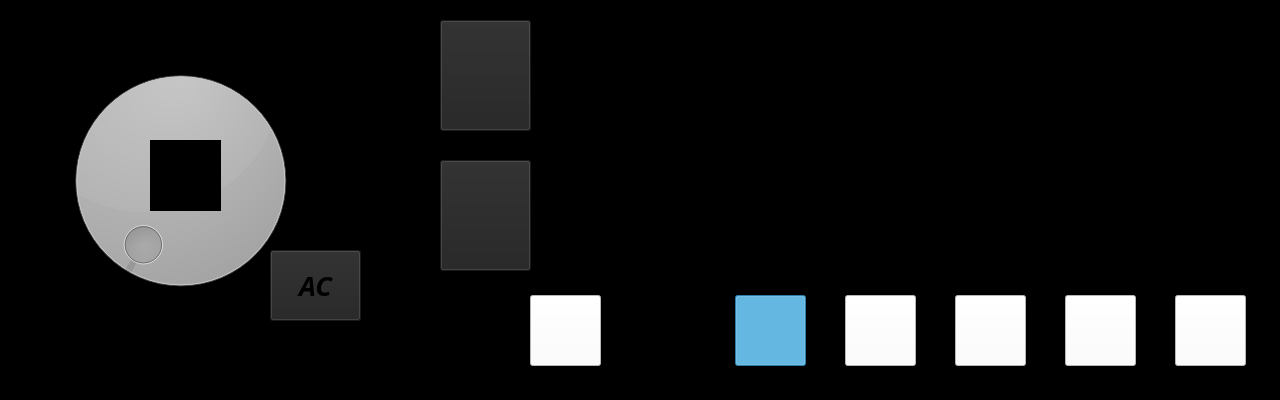
<?xml version="1.0" encoding="UTF-8"?>
<ui version="4.0">
 <class>MainWindow</class>
 <widget class="QMainWindow" name="MainWindow">
  <property name="geometry">
   <rect>
    <x>0</x>
    <y>0</y>
    <width>1280</width>
    <height>400</height>
   </rect>
  </property>
  <property name="windowTitle">
   <string>MainWindow</string>
  </property>
  <property name="styleSheet">
   <string notr="true">background-color: rgb(0, 0, 0);</string>
  </property>
  <widget class="QWidget" name="centralwidget">
   <widget class="QDial" name="temp">
    <property name="geometry">
     <rect>
      <x>40</x>
      <y>50</y>
      <width>281</width>
      <height>261</height>
     </rect>
    </property>
    <property name="cursor">
     <cursorShape>BusyCursor</cursorShape>
    </property>
    <property name="styleSheet">
     <string notr="true"/>
    </property>
    <property name="minimum">
     <number>60</number>
    </property>
    <property name="maximum">
     <number>90</number>
    </property>
    <property name="singleStep">
     <number>1</number>
    </property>
    <property name="pageStep">
     <number>10</number>
    </property>
    <property name="value">
     <number>60</number>
    </property>
    <property name="tracking">
     <bool>false</bool>
    </property>
    <property name="invertedAppearance">
     <bool>false</bool>
    </property>
    <property name="invertedControls">
     <bool>false</bool>
    </property>
   </widget>
   <widget class="QLabel" name="insideTemp">
    <property name="geometry">
     <rect>
      <x>150</x>
      <y>140</y>
      <width>71</width>
      <height>71</height>
     </rect>
    </property>
    <property name="font">
     <font>
      <pointsize>35</pointsize>
      <weight>75</weight>
      <italic>true</italic>
      <bold>true</bold>
     </font>
    </property>
    <property name="text">
     <string>60</string>
    </property>
   </widget>
   <widget class="QPushButton" name="ac">
    <property name="geometry">
     <rect>
      <x>270</x>
      <y>250</y>
      <width>91</width>
      <height>71</height>
     </rect>
    </property>
    <property name="font">
     <font>
      <family>Montserrat ExtraBold</family>
      <pointsize>20</pointsize>
      <weight>75</weight>
      <italic>true</italic>
      <bold>true</bold>
     </font>
    </property>
    <property name="autoFillBackground">
     <bool>false</bool>
    </property>
    <property name="styleSheet">
     <string notr="true">QPushButton:checked {
	background-color: green
}
QPushButton {
	background-color: rgb(35,35,35)
}</string>
    </property>
    <property name="text">
     <string>AC</string>
    </property>
    <property name="checkable">
     <bool>true</bool>
    </property>
    <property name="checked">
     <bool>false</bool>
    </property>
    <property name="default">
     <bool>false</bool>
    </property>
    <property name="flat">
     <bool>false</bool>
    </property>
   </widget>
   <widget class="QPushButton" name="up">
    <property name="geometry">
     <rect>
      <x>440</x>
      <y>20</y>
      <width>91</width>
      <height>111</height>
     </rect>
    </property>
    <property name="autoFillBackground">
     <bool>false</bool>
    </property>
    <property name="styleSheet">
     <string notr="true">background-color: rgb(35, 35, 35);</string>
    </property>
    <property name="text">
     <string/>
    </property>
    <property name="icon">
     <iconset>
      <normaloff>../../home/pi/up.png</normaloff>../../home/pi/up.png</iconset>
    </property>
    <property name="iconSize">
     <size>
      <width>40</width>
      <height>40</height>
     </size>
    </property>
   </widget>
   <widget class="QPushButton" name="down">
    <property name="geometry">
     <rect>
      <x>440</x>
      <y>160</y>
      <width>91</width>
      <height>111</height>
     </rect>
    </property>
    <property name="autoFillBackground">
     <bool>false</bool>
    </property>
    <property name="styleSheet">
     <string notr="true">background-color: rgb(35, 35, 35);</string>
    </property>
    <property name="text">
     <string/>
    </property>
    <property name="icon">
     <iconset>
      <normaloff>../../home/pi/down.png</normaloff>../../home/pi/down.png</iconset>
    </property>
    <property name="iconSize">
     <size>
      <width>40</width>
      <height>40</height>
     </size>
    </property>
   </widget>
   <widget class="QFrame" name="f3">
    <property name="geometry">
     <rect>
      <x>550</x>
      <y>20</y>
      <width>211</width>
      <height>31</height>
     </rect>
    </property>
    <property name="autoFillBackground">
     <bool>false</bool>
    </property>
    <property name="styleSheet">
     <string notr="true"/>
    </property>
    <property name="frameShape">
     <enum>QFrame::StyledPanel</enum>
    </property>
    <property name="frameShadow">
     <enum>QFrame::Raised</enum>
    </property>
   </widget>
   <widget class="QFrame" name="f2">
    <property name="geometry">
     <rect>
      <x>550</x>
      <y>80</y>
      <width>161</width>
      <height>31</height>
     </rect>
    </property>
    <property name="autoFillBackground">
     <bool>false</bool>
    </property>
    <property name="styleSheet">
     <string notr="true"/>
    </property>
    <property name="frameShape">
     <enum>QFrame::StyledPanel</enum>
    </property>
    <property name="frameShadow">
     <enum>QFrame::Raised</enum>
    </property>
   </widget>
   <widget class="QFrame" name="f1">
    <property name="geometry">
     <rect>
      <x>550</x>
      <y>160</y>
      <width>111</width>
      <height>31</height>
     </rect>
    </property>
    <property name="autoFillBackground">
     <bool>false</bool>
    </property>
    <property name="styleSheet">
     <string notr="true"/>
    </property>
    <property name="frameShape">
     <enum>QFrame::StyledPanel</enum>
    </property>
    <property name="frameShadow">
     <enum>QFrame::Raised</enum>
    </property>
   </widget>
   <widget class="QFrame" name="f0">
    <property name="geometry">
     <rect>
      <x>550</x>
      <y>220</y>
      <width>61</width>
      <height>31</height>
     </rect>
    </property>
    <property name="autoFillBackground">
     <bool>false</bool>
    </property>
    <property name="styleSheet">
     <string notr="true"/>
    </property>
    <property name="frameShape">
     <enum>QFrame::StyledPanel</enum>
    </property>
    <property name="frameShadow">
     <enum>QFrame::Raised</enum>
    </property>
   </widget>
   <widget class="QPushButton" name="deff">
    <property name="geometry">
     <rect>
      <x>1175</x>
      <y>295</y>
      <width>71</width>
      <height>71</height>
     </rect>
    </property>
    <property name="styleSheet">
     <string notr="true">QPushButton:checked {
	background-color: rgb(61, 174, 233)
}
QPushButton {
	background-color: white
}</string>
    </property>
    <property name="text">
     <string/>
    </property>
    <property name="icon">
     <iconset>
      <normaloff>../../home/pi/def.png</normaloff>../../home/pi/def.png</iconset>
    </property>
    <property name="iconSize">
     <size>
      <width>30</width>
      <height>30</height>
     </size>
    </property>
    <property name="checkable">
     <bool>true</bool>
    </property>
    <property name="checked">
     <bool>false</bool>
    </property>
    <property name="autoExclusive">
     <bool>false</bool>
    </property>
    <property name="flat">
     <bool>false</bool>
    </property>
   </widget>
   <widget class="QLabel" name="TRL">
    <property name="geometry">
     <rect>
      <x>1040</x>
      <y>215</y>
      <width>91</width>
      <height>31</height>
     </rect>
    </property>
    <property name="font">
     <font>
      <pointsize>18</pointsize>
      <weight>50</weight>
      <italic>true</italic>
      <bold>false</bold>
     </font>
    </property>
    <property name="text">
     <string>INSIDE:</string>
    </property>
   </widget>
   <widget class="QPushButton" name="def_feet">
    <property name="geometry">
     <rect>
      <x>1065</x>
      <y>295</y>
      <width>71</width>
      <height>71</height>
     </rect>
    </property>
    <property name="styleSheet">
     <string notr="true">QPushButton:checked {
	background-color: rgb(61, 174, 233)
}
QPushButton {
	background-color: white
}</string>
    </property>
    <property name="text">
     <string/>
    </property>
    <property name="icon">
     <iconset>
      <normaloff>../../home/pi/feetdef.png</normaloff>../../home/pi/feetdef.png</iconset>
    </property>
    <property name="iconSize">
     <size>
      <width>30</width>
      <height>30</height>
     </size>
    </property>
    <property name="checkable">
     <bool>true</bool>
    </property>
    <property name="checked">
     <bool>false</bool>
    </property>
    <property name="flat">
     <bool>false</bool>
    </property>
   </widget>
   <widget class="QLabel" name="T2">
    <property name="geometry">
     <rect>
      <x>1170</x>
      <y>250</y>
      <width>91</width>
      <height>21</height>
     </rect>
    </property>
    <property name="font">
     <font>
      <pointsize>18</pointsize>
      <weight>50</weight>
      <italic>true</italic>
      <bold>false</bold>
     </font>
    </property>
    <property name="text">
     <string>60</string>
    </property>
   </widget>
   <widget class="QPushButton" name="both">
    <property name="geometry">
     <rect>
      <x>955</x>
      <y>295</y>
      <width>71</width>
      <height>71</height>
     </rect>
    </property>
    <property name="styleSheet">
     <string notr="true">QPushButton:checked {
	background-color: rgb(61, 174, 233)
}
QPushButton {
	background-color: white
}</string>
    </property>
    <property name="text">
     <string/>
    </property>
    <property name="icon">
     <iconset>
      <normaloff>../../home/pi/feet.png</normaloff>../../home/pi/feet.png</iconset>
    </property>
    <property name="iconSize">
     <size>
      <width>30</width>
      <height>30</height>
     </size>
    </property>
    <property name="checkable">
     <bool>true</bool>
    </property>
    <property name="checked">
     <bool>false</bool>
    </property>
    <property name="flat">
     <bool>false</bool>
    </property>
   </widget>
   <widget class="QPushButton" name="circ">
    <property name="geometry">
     <rect>
      <x>530</x>
      <y>295</y>
      <width>71</width>
      <height>71</height>
     </rect>
    </property>
    <property name="styleSheet">
     <string notr="true">background-color: rgb(255, 255, 255);</string>
    </property>
    <property name="text">
     <string/>
    </property>
    <property name="icon">
     <iconset>
      <normaloff>../../home/pi/circulation.png</normaloff>../../home/pi/circulation.png</iconset>
    </property>
    <property name="iconSize">
     <size>
      <width>30</width>
      <height>30</height>
     </size>
    </property>
    <property name="checkable">
     <bool>true</bool>
    </property>
    <property name="checked">
     <bool>false</bool>
    </property>
    <property name="flat">
     <bool>false</bool>
    </property>
   </widget>
   <widget class="QPushButton" name="feet">
    <property name="geometry">
     <rect>
      <x>845</x>
      <y>295</y>
      <width>71</width>
      <height>71</height>
     </rect>
    </property>
    <property name="styleSheet">
     <string notr="true">QPushButton:checked {
	background-color: rgb(61, 174, 233)
}
QPushButton {
	background-color: white
}</string>
    </property>
    <property name="text">
     <string/>
    </property>
    <property name="icon">
     <iconset>
      <normaloff>../../home/pi/both.png</normaloff>../../home/pi/both.png</iconset>
    </property>
    <property name="iconSize">
     <size>
      <width>30</width>
      <height>30</height>
     </size>
    </property>
    <property name="checkable">
     <bool>true</bool>
    </property>
    <property name="checked">
     <bool>false</bool>
    </property>
    <property name="flat">
     <bool>false</bool>
    </property>
   </widget>
   <widget class="QPushButton" name="head">
    <property name="geometry">
     <rect>
      <x>735</x>
      <y>295</y>
      <width>71</width>
      <height>71</height>
     </rect>
    </property>
    <property name="autoFillBackground">
     <bool>false</bool>
    </property>
    <property name="styleSheet">
     <string notr="true">QPushButton:checked {
	background-color: rgb(61, 174, 233)
}
QPushButton {
	background-color: white
}</string>
    </property>
    <property name="text">
     <string/>
    </property>
    <property name="icon">
     <iconset>
      <normaloff>../../home/pi/upper.png</normaloff>../../home/pi/upper.png</iconset>
    </property>
    <property name="iconSize">
     <size>
      <width>30</width>
      <height>30</height>
     </size>
    </property>
    <property name="checkable">
     <bool>true</bool>
    </property>
    <property name="checked">
     <bool>true</bool>
    </property>
    <property name="flat">
     <bool>false</bool>
    </property>
   </widget>
   <widget class="QLabel" name="TR">
    <property name="geometry">
     <rect>
      <x>1170</x>
      <y>220</y>
      <width>101</width>
      <height>21</height>
     </rect>
    </property>
    <property name="font">
     <font>
      <pointsize>18</pointsize>
      <weight>50</weight>
      <italic>true</italic>
      <bold>false</bold>
     </font>
    </property>
    <property name="text">
     <string>60</string>
    </property>
   </widget>
   <widget class="QLabel" name="T2L">
    <property name="geometry">
     <rect>
      <x>1040</x>
      <y>250</y>
      <width>121</width>
      <height>21</height>
     </rect>
    </property>
    <property name="font">
     <font>
      <pointsize>18</pointsize>
      <weight>50</weight>
      <italic>true</italic>
      <bold>false</bold>
     </font>
    </property>
    <property name="text">
     <string>OUTSIDE:</string>
    </property>
   </widget>
  </widget>
  <widget class="QStatusBar" name="statusbar"/>
 </widget>
 <resources/>
 <connections/>
</ui>
